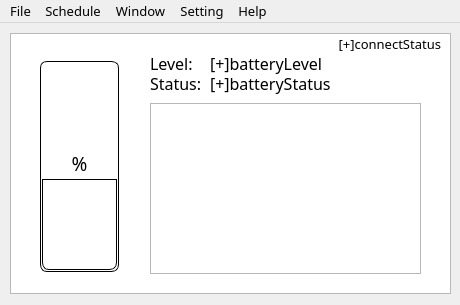
<?xml version="1.0" encoding="UTF-8"?>
<ui version="4.0">
 <class>MainWindow</class>
 <widget class="QMainWindow" name="MainWindow">
  <property name="geometry">
   <rect>
    <x>0</x>
    <y>0</y>
    <width>460</width>
    <height>305</height>
   </rect>
  </property>
  <property name="windowTitle">
   <string>Battery</string>
  </property>
  <property name="toolTip">
   <string/>
  </property>
  <widget class="QWidget" name="centralWidget">
   <widget class="QGraphicsView" name="graphicsView">
    <property name="geometry">
     <rect>
      <x>10</x>
      <y>10</y>
      <width>441</width>
      <height>261</height>
     </rect>
    </property>
   </widget>
   <widget class="QTableView" name="tableView">
    <property name="geometry">
     <rect>
      <x>150</x>
      <y>80</y>
      <width>271</width>
      <height>171</height>
     </rect>
    </property>
    <property name="toolTip">
     <string>Schedule</string>
    </property>
    <property name="layoutDirection">
     <enum>Qt::LeftToRight</enum>
    </property>
    <property name="styleSheet">
     <string notr="true"/>
    </property>
    <property name="lineWidth">
     <number>1</number>
    </property>
    <property name="textElideMode">
     <enum>Qt::ElideLeft</enum>
    </property>
   </widget>
   <widget class="QLabel" name="label_status">
    <property name="geometry">
     <rect>
      <x>150</x>
      <y>50</y>
      <width>51</width>
      <height>21</height>
     </rect>
    </property>
    <property name="minimumSize">
     <size>
      <width>51</width>
      <height>21</height>
     </size>
    </property>
    <property name="font">
     <font>
      <family>微軟正黑體</family>
      <pointsize>12</pointsize>
     </font>
    </property>
    <property name="text">
     <string>Status:</string>
    </property>
    <property name="alignment">
     <set>Qt::AlignLeading|Qt::AlignLeft|Qt::AlignVCenter</set>
    </property>
   </widget>
   <widget class="QLabel" name="label_batteryStatus">
    <property name="geometry">
     <rect>
      <x>210</x>
      <y>50</y>
      <width>131</width>
      <height>21</height>
     </rect>
    </property>
    <property name="minimumSize">
     <size>
      <width>51</width>
      <height>21</height>
     </size>
    </property>
    <property name="font">
     <font>
      <family>微軟正黑體</family>
      <pointsize>12</pointsize>
     </font>
    </property>
    <property name="text">
     <string>[+]batteryStatus</string>
    </property>
    <property name="alignment">
     <set>Qt::AlignLeading|Qt::AlignLeft|Qt::AlignVCenter</set>
    </property>
   </widget>
   <widget class="QLabel" name="label_batteryLevel_2">
    <property name="geometry">
     <rect>
      <x>40</x>
      <y>130</y>
      <width>79</width>
      <height>21</height>
     </rect>
    </property>
    <property name="minimumSize">
     <size>
      <width>51</width>
      <height>20</height>
     </size>
    </property>
    <property name="font">
     <font>
      <family>微軟正黑體</family>
      <pointsize>14</pointsize>
     </font>
    </property>
    <property name="styleSheet">
     <string notr="true"/>
    </property>
    <property name="text">
     <string>%</string>
    </property>
    <property name="alignment">
     <set>Qt::AlignCenter</set>
    </property>
   </widget>
   <widget class="QLabel" name="label_level">
    <property name="geometry">
     <rect>
      <x>150</x>
      <y>30</y>
      <width>51</width>
      <height>21</height>
     </rect>
    </property>
    <property name="minimumSize">
     <size>
      <width>51</width>
      <height>21</height>
     </size>
    </property>
    <property name="font">
     <font>
      <family>微軟正黑體</family>
      <pointsize>12</pointsize>
     </font>
    </property>
    <property name="text">
     <string>Level:</string>
    </property>
    <property name="alignment">
     <set>Qt::AlignLeading|Qt::AlignLeft|Qt::AlignVCenter</set>
    </property>
   </widget>
   <widget class="QLabel" name="label_batteryLevel">
    <property name="geometry">
     <rect>
      <x>210</x>
      <y>30</y>
      <width>121</width>
      <height>21</height>
     </rect>
    </property>
    <property name="minimumSize">
     <size>
      <width>51</width>
      <height>20</height>
     </size>
    </property>
    <property name="font">
     <font>
      <family>微軟正黑體</family>
      <pointsize>12</pointsize>
     </font>
    </property>
    <property name="text">
     <string>[+]batteryLevel</string>
    </property>
    <property name="alignment">
     <set>Qt::AlignLeading|Qt::AlignLeft|Qt::AlignVCenter</set>
    </property>
   </widget>
   <widget class="QProgressBar" name="progressBar">
    <property name="geometry">
     <rect>
      <x>40</x>
      <y>38</y>
      <width>79</width>
      <height>211</height>
     </rect>
    </property>
    <property name="minimumSize">
     <size>
      <width>79</width>
      <height>171</height>
     </size>
    </property>
    <property name="font">
     <font>
      <family>Adobe Arabic</family>
     </font>
    </property>
    <property name="toolTip">
     <string>Battery level</string>
    </property>
    <property name="layoutDirection">
     <enum>Qt::LeftToRight</enum>
    </property>
    <property name="styleSheet">
     <string notr="true">QProgressBar {
border: 1px solid black;
text-align: top;
padding: 1px;
border-top-right-radius: 7px;
border-top-left-radius: 7px;
border-bottom-right-radius: 7px;
border-bottom-left-radius: 7px;
background: QLinearGradient( x1: 0, y1: 0, x2: 1, y2: 0,
stop: 0 #fff,
stop: 0.4999 #eee,
stop: 0.5 #ddd,
stop: 1 #eee );
width: 15px;
}
QProgressBar::chunk {
background: QLinearGradient( x1: 0, y1: 0, x2: 1, y2: 0,
stop: 0 #78d,
stop: 0.4999 #46a,
stop: 0.5 #45a,
stop: 1 #238 );
border-bottom-right-radius: 7px;
border-bottom-left-radius: 7px;
border: 1px solid black;
}

</string>
    </property>
    <property name="value">
     <number>44</number>
    </property>
    <property name="alignment">
     <set>Qt::AlignCenter</set>
    </property>
    <property name="textVisible">
     <bool>false</bool>
    </property>
    <property name="orientation">
     <enum>Qt::Vertical</enum>
    </property>
    <property name="invertedAppearance">
     <bool>false</bool>
    </property>
    <property name="textDirection">
     <enum>QProgressBar::TopToBottom</enum>
    </property>
   </widget>
   <widget class="QLabel" name="label_connectStatus">
    <property name="geometry">
     <rect>
      <x>330</x>
      <y>10</y>
      <width>111</width>
      <height>21</height>
     </rect>
    </property>
    <property name="minimumSize">
     <size>
      <width>51</width>
      <height>21</height>
     </size>
    </property>
    <property name="font">
     <font>
      <family>微軟正黑體</family>
      <pointsize>10</pointsize>
     </font>
    </property>
    <property name="toolTip">
     <string>The connection status to database</string>
    </property>
    <property name="statusTip">
     <string/>
    </property>
    <property name="whatsThis">
     <string/>
    </property>
    <property name="text">
     <string>[+]connectStatus</string>
    </property>
    <property name="alignment">
     <set>Qt::AlignRight|Qt::AlignTrailing|Qt::AlignVCenter</set>
    </property>
   </widget>
   <zorder>graphicsView</zorder>
   <zorder>tableView</zorder>
   <zorder>label_status</zorder>
   <zorder>label_batteryStatus</zorder>
   <zorder>label_level</zorder>
   <zorder>label_batteryLevel</zorder>
   <zorder>progressBar</zorder>
   <zorder>label_connectStatus</zorder>
   <zorder>label_batteryLevel_2</zorder>
  </widget>
  <widget class="QMenuBar" name="menuBar">
   <property name="geometry">
    <rect>
     <x>0</x>
     <y>0</y>
     <width>460</width>
     <height>23</height>
    </rect>
   </property>
   <property name="font">
    <font>
     <family>微軟正黑體</family>
     <pointsize>10</pointsize>
    </font>
   </property>
   <property name="defaultUp">
    <bool>false</bool>
   </property>
   <property name="nativeMenuBar">
    <bool>true</bool>
   </property>
   <widget class="QMenu" name="menuWindow">
    <property name="font">
     <font>
      <family>微軟正黑體</family>
      <pointsize>10</pointsize>
     </font>
    </property>
    <property name="title">
     <string>Window</string>
    </property>
    <addaction name="actionMinimize"/>
   </widget>
   <widget class="QMenu" name="menuSetting">
    <property name="font">
     <font>
      <family>微軟正黑體</family>
      <pointsize>10</pointsize>
     </font>
    </property>
    <property name="title">
     <string>Setting</string>
    </property>
    <widget class="QMenu" name="submenuLanguage">
     <property name="font">
      <font>
       <family>微軟正黑體</family>
       <pointsize>10</pointsize>
      </font>
     </property>
     <property name="title">
      <string>Language</string>
     </property>
     <property name="separatorsCollapsible">
      <bool>false</bool>
     </property>
     <addaction name="action_zhTW"/>
     <addaction name="action_enUS"/>
    </widget>
    <widget class="QMenu" name="menuMinimize_to_2">
     <property name="title">
      <string>Minimize To</string>
     </property>
     <addaction name="actionSystem_tray"/>
     <addaction name="actionTaskbar"/>
    </widget>
    <addaction name="submenuLanguage"/>
    <addaction name="menuMinimize_to_2"/>
   </widget>
   <widget class="QMenu" name="menuHelp">
    <property name="font">
     <font>
      <family>微軟正黑體</family>
      <pointsize>10</pointsize>
     </font>
    </property>
    <property name="title">
     <string>Help</string>
    </property>
    <addaction name="actionAbout_Actions"/>
    <addaction name="actionAction_explaintion"/>
    <addaction name="separator"/>
    <addaction name="actionReference_or_Resource"/>
    <addaction name="actionError_report"/>
    <addaction name="actionAbout"/>
   </widget>
   <widget class="QMenu" name="menuSchedule">
    <property name="font">
     <font>
      <pointsize>10</pointsize>
     </font>
    </property>
    <property name="title">
     <string>Schedule</string>
    </property>
    <addaction name="actionManage"/>
    <addaction name="actionCheck_log"/>
   </widget>
   <widget class="QMenu" name="menuFile">
    <property name="title">
     <string>File</string>
    </property>
    <addaction name="actionQuit"/>
   </widget>
   <addaction name="menuFile"/>
   <addaction name="menuSchedule"/>
   <addaction name="menuWindow"/>
   <addaction name="menuSetting"/>
   <addaction name="menuHelp"/>
  </widget>
  <action name="actionMinimize">
   <property name="text">
    <string>Minimize To System Tray</string>
   </property>
   <property name="font">
    <font>
     <family>微軟正黑體</family>
     <pointsize>10</pointsize>
    </font>
   </property>
  </action>
  <action name="action_enUS">
   <property name="checked">
    <bool>false</bool>
   </property>
   <property name="text">
    <string>English_US</string>
   </property>
   <property name="font">
    <font>
     <family>微軟正黑體</family>
     <pointsize>10</pointsize>
    </font>
   </property>
   <property name="autoRepeat">
    <bool>true</bool>
   </property>
  </action>
  <action name="action_zhTW">
   <property name="text">
    <string>繁體中文</string>
   </property>
   <property name="font">
    <font>
     <family>微軟正黑體</family>
     <pointsize>10</pointsize>
    </font>
   </property>
   <property name="autoRepeat">
    <bool>true</bool>
   </property>
  </action>
  <action name="actionManage">
   <property name="text">
    <string>Manage</string>
   </property>
   <property name="font">
    <font>
     <family>微軟正黑體</family>
     <pointsize>10</pointsize>
    </font>
   </property>
   <property name="shortcut">
    <string>Ctrl+M</string>
   </property>
  </action>
  <action name="actionCheck_log">
   <property name="text">
    <string>Check Log</string>
   </property>
   <property name="font">
    <font>
     <family>微軟正黑體</family>
     <pointsize>10</pointsize>
    </font>
   </property>
   <property name="shortcut">
    <string>Ctrl+C</string>
   </property>
  </action>
  <action name="actionQuit">
   <property name="text">
    <string>Quit</string>
   </property>
  </action>
  <action name="actionSystem_tray">
   <property name="text">
    <string>System tray</string>
   </property>
  </action>
  <action name="actionTaskbar">
   <property name="text">
    <string>Taskbar</string>
   </property>
  </action>
  <action name="actionError_report">
   <property name="text">
    <string>Error Report</string>
   </property>
  </action>
  <action name="actionAbout">
   <property name="text">
    <string>About</string>
   </property>
  </action>
  <action name="actionAction_explaintion">
   <property name="text">
    <string>Action Explanation</string>
   </property>
  </action>
  <action name="actionAbout_Actions">
   <property name="text">
    <string>About Actions</string>
   </property>
  </action>
  <action name="actionReference_or_Resource">
   <property name="text">
    <string>Reference or Resource</string>
   </property>
  </action>
 </widget>
 <layoutdefault spacing="6" margin="11"/>
 <resources/>
 <connections/>
</ui>
